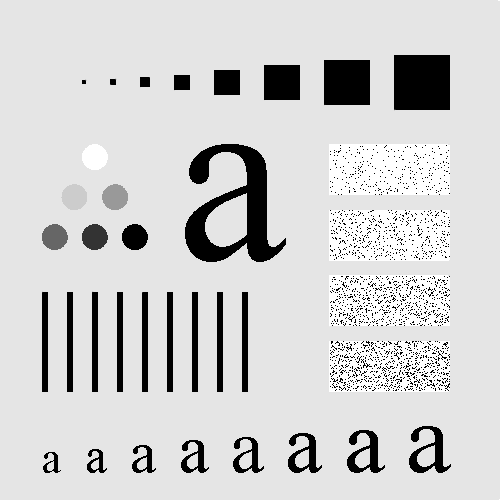
#> input picture DIP/exercises/ex3/characters_test_pattern.tif, 500 x 500 px
$ python ex5.py blur ../ex3/characters_test_pattern.tif out.png
#> lines starting #> are read from the running program, lines starting #| are printed output that depends on the picture
#> further down, im is the input picture: PIL image 500x500 L; min 0, max 255, mean 207.4
#!/usr/bin/env python3
# -*- coding: UTF-8 -*-

import sys

from PIL import Image
import numpy as np
import argparse

def getMatrix(image):
    data = list(image.getdata())
#> data = 250000 items
    width, height = image.size
#> width = 500; height = 500
    matrix = np.array(data).reshape(height,width)
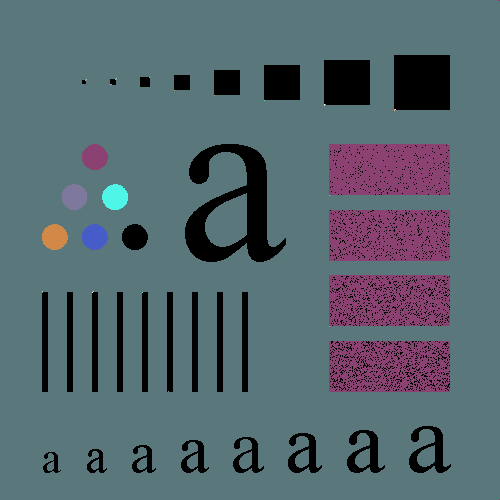
#> matrix: shape (500, 500) int64; 31 distinct labels, from 0 to 255; one colour per label, 0 black
    return matrix

def getData(matrix):
    data = list(matrix.reshape(matrix.shape[0]*matrix.shape[1]))
    return data

def preprocessing(matrix):
    for x in range(matrix.shape[1]):
        for y in range(matrix.shape[0]):
            matrix[x][y] = matrix[x][y]*(-1)**(x+y)
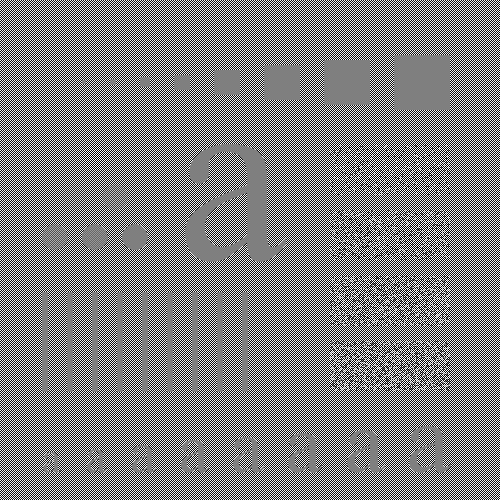
#> matrix: shape (500, 500) int64; min -255, max 255, mean 0; drawn with min black and max white
    return matrix

def postprocessing(matrix):
    return preprocessing(matrix)

def rescale(matrix):
    matrix = matrix - matrix.min()
    matrix = matrix * 255 / matrix.max()
    return matrix

def blur(matrix, a, b, T):
#> called with matrix = array of shape (500, 500), a = 0.1, b = 0.1, T = 1
    m, n = matrix.shape
#> m = 500; n = 500
    u, v = np.ogrid[-m/2:m/2, -n/2:n/2]
#> u = 500 values from -250 to 249
    x = u * a + v * b
    result = T * np.sinc(x) * np.exp(-1j*np.pi*x)
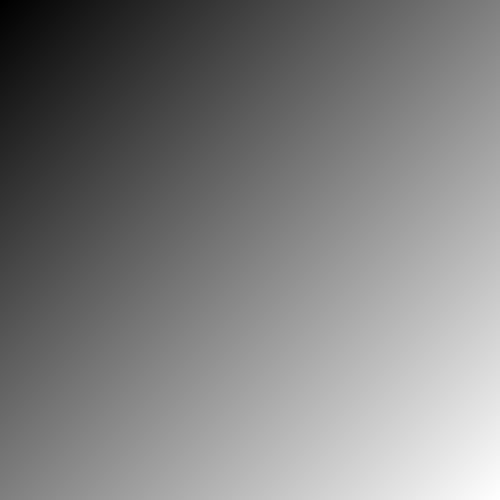
#> x: shape (500, 500) float64; min -50, max 49.8, mean -0.1; drawn with min black and max white
    return result

def inverse_filter(filter, threshold):
    return np.vectorize(lambda x: 1./x if np.abs(x) >= threshold else 1.0, otypes=[np.complex])(filter)

def weiner(matrix, H, N):
    Sxx = np.abs(matrix) ** 2

    if N is not None:
        Snn = N ** 2
    else:
        Snn = None

    if Snn is not None:
        m, n = H.shape

        d=0.003

        result = np.empty((m,n), dtype=complex)

        conjHT = np.conj(H).T
        denoms = (np.abs(H)**2+Snn/Sxx)

        for u in range(m):
            for v in range(n):
                denom = denoms[u, v]
                result[u, v] = conjHT[u, v] / denom if np.abs(denom)>=d else 1.0
        return result
    else:
        return inverse_filter(H)

def filter(matrix, function):
    result = function(matrix)
    return result

parser = argparse.ArgumentParser(description='Blurs or filters images')

parser.add_argument('action', choices=['blur', 'filter'])
parser.add_argument('image')
parser.add_argument('output')

args= parser.parse_args()

try:
    with Image.open(args.image) as im:
        if args.action == 'blur':
            matrix = getMatrix(im)
            prepMat = preprocessing(matrix)
            fourierMat = np.fft.fft2(prepMat)
            blurredFMat = fourierMat * blur(fourierMat, a=0.1, b=0.1, T=1)
            blurredMat = np.fft.ifft2(blurredFMat)

            blurredPost = postprocessing(blurredMat)

            real = blurredPost.real
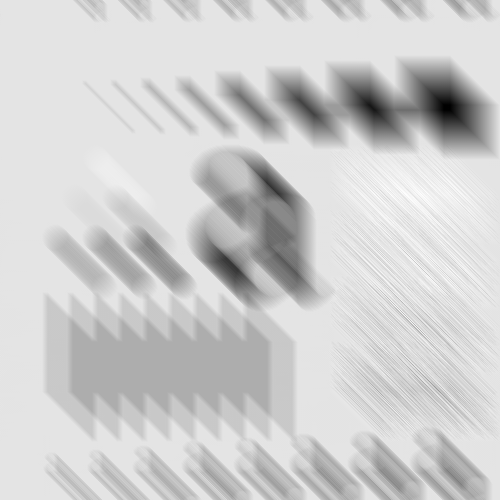
#> real: shape (500, 500) float64; min -0.728, max 255.9, mean 207.4; drawn with min black and max white

            rescaled = rescale(real)

            blurred = Image.new(im.mode, im.size)
#> blurred: PIL image 500x500 L; every value is 0
            blurred.putdata(getData(rescaled))
#> in getData, `data = list(matrix.reshape(matrix.shape[0]*matrix.shape[1]))`: data = 250000 items

            blurred.save(args.output)
        if args.action == 'filter':
            matrix = getMatrix(im)
            prepMat = preprocessing(matrix)
            fourierMat = np.fft.fft2(prepMat)

            deblurMat = inverse_filter(blur(fourierMat, a=0.1, b=0.1, T=1), threshold = 1.e-2)

            blurredFMat = fourierMat * deblurMat

            blurredMat = np.fft.ifft2(blurredFMat)

            blurred = Image.new(im.mode, im.size)

            blurredPost = postprocessing(blurredMat)

            real = blurredPost.real

            rescaled = rescale(real)

            blurred.putdata(getData(rescaled))

            blurred.save(args.output)
except FileNotFoundError as e:
    sys.exit("Error : file not found")
